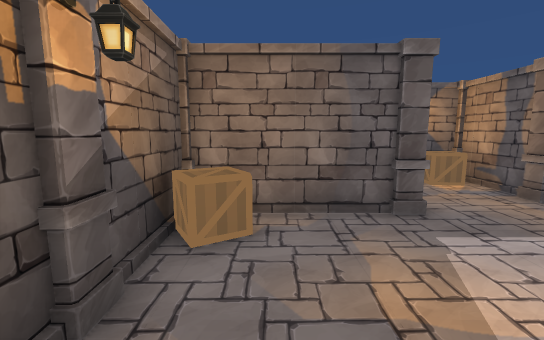
view 1 (above)

18 first-person views from a walk through a 3-D level made in the Unity game engine. The camera is 1.5 m above the floor, tilts 8° down and sees 90° across. Doors are open. The floor is counted in squares, 1 m on a side. Each view is taken from the middle of a square. On the plan, view 1 faces up. The plan holds only what a view shows up to about 14 squares ahead; the rest is blank. Some animated figures are not drawn.

view 2
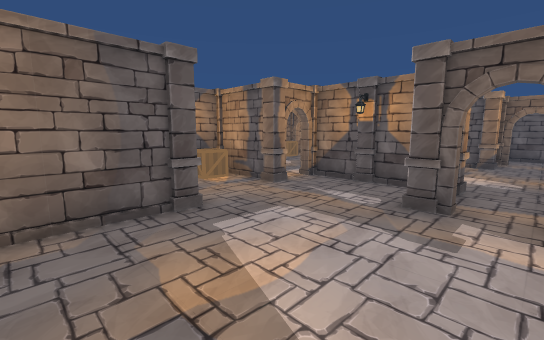

view 3
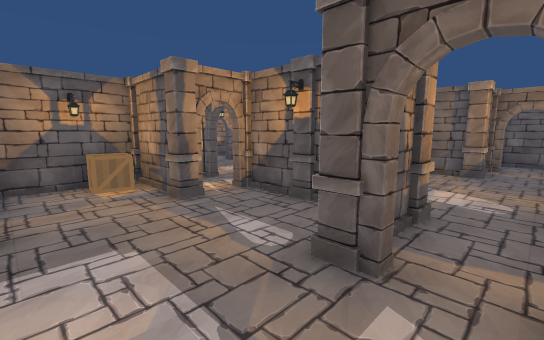

view 4
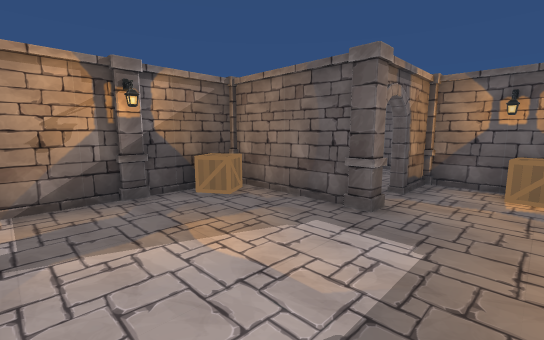

view 5
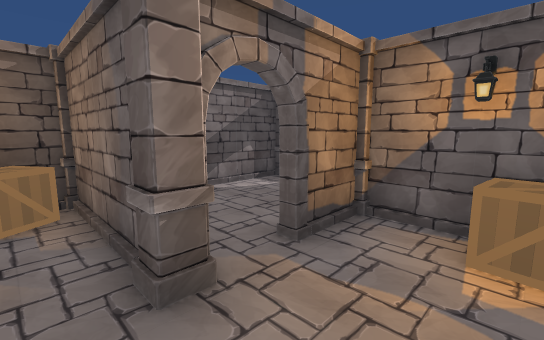

view 6
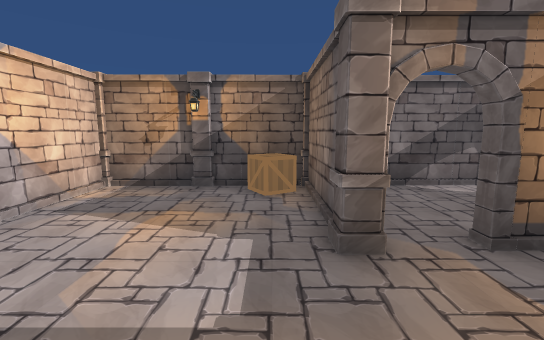

view 7
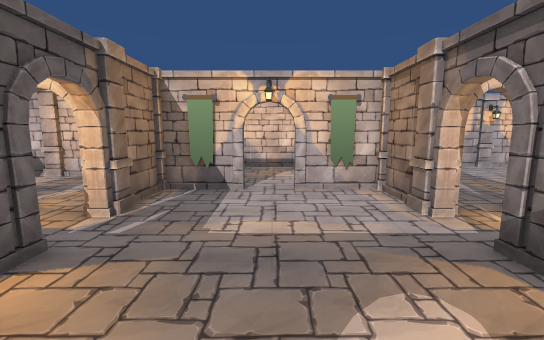

view 8
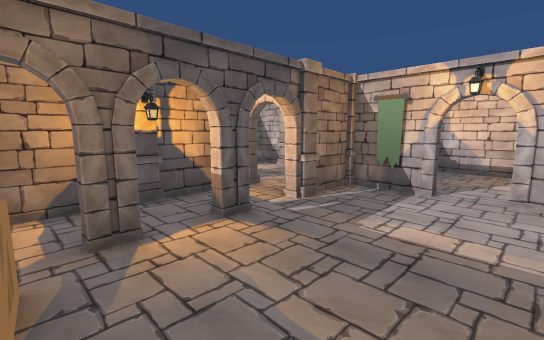

view 9
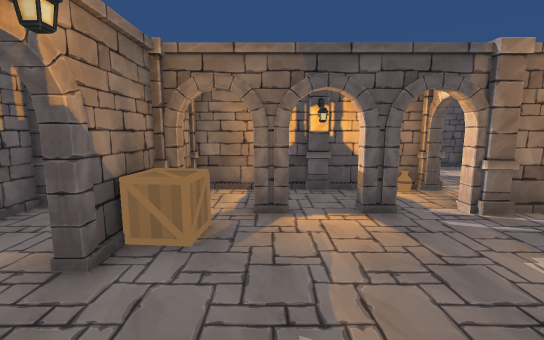

view 10
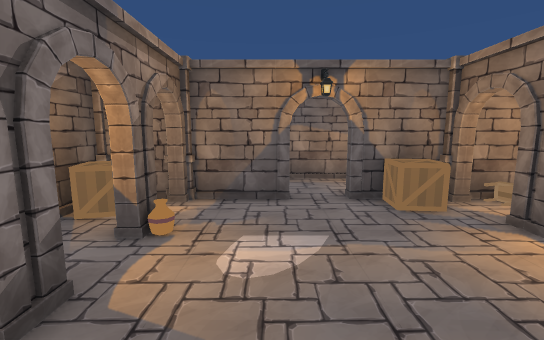

view 11
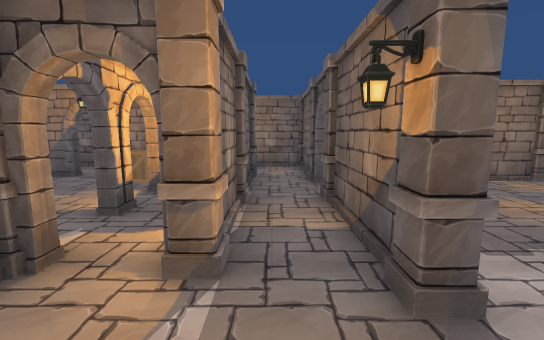

view 12
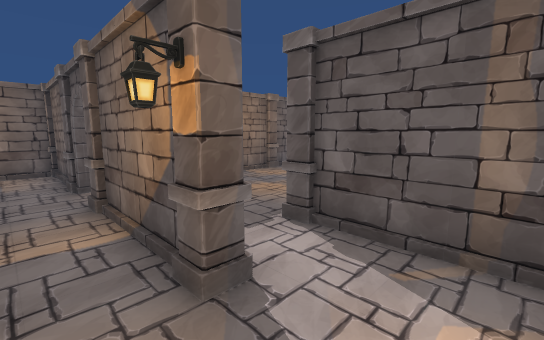

view 13
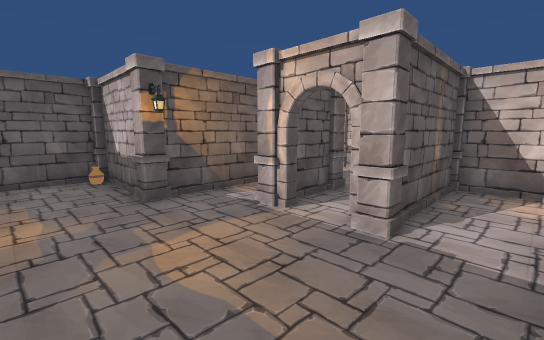

view 14
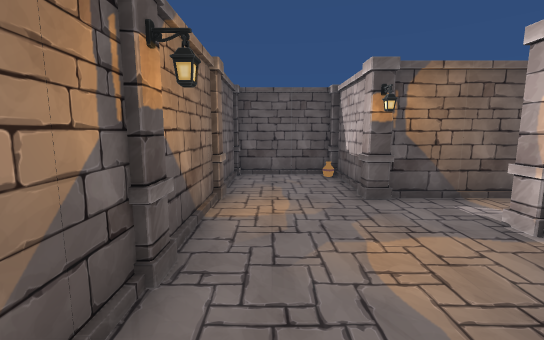

view 15
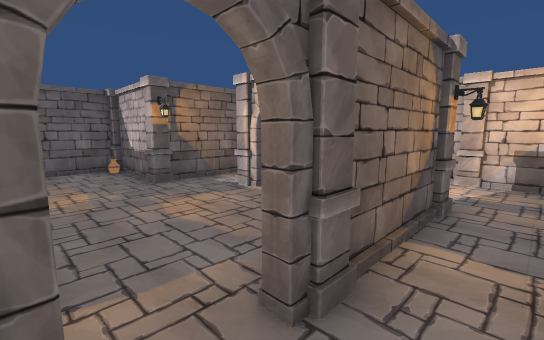

view 16
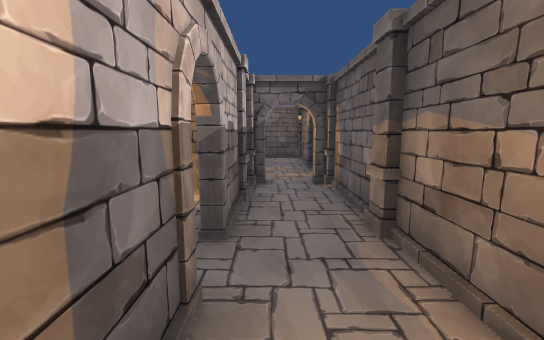

view 17
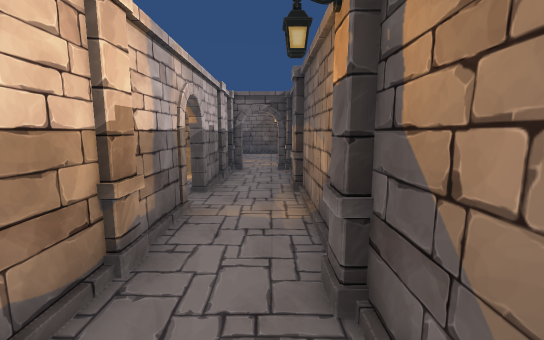

view 18
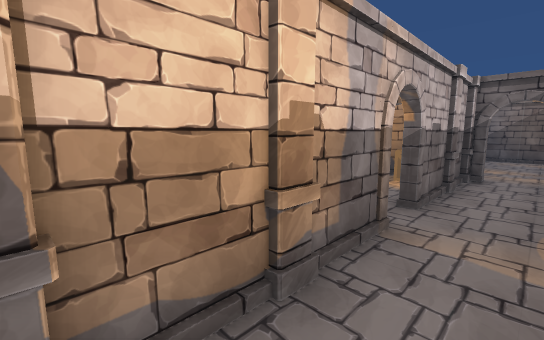

### Floor plan
Points are (right, up) in squares from view 1. A wall is a line through its corners. A room is listed if a view was taken in it or the views show most of it. See-through windows are left out.
Room 1 (views 1, 2, 3, 4, 5, 6)
walls: (2.4, 5) (-1.6, 5) (-1.5, -0.7) (2.9, -0.7); (6, 6.4) (6, 8.5); (7.9, 2.5) (7.9, 5.5); (2.6, 8.4) (2.6, 6.8); (5.5, 8.7) (3.4, 8.7)
ways out: open door at (7, 6) to room 2; open door at (2.5, 6); gap at (6, 0.5)
objects: pillar (-2, 2) to (-1, 2); box (-1, 3) to (0, 4); pillar (2, -1); pillar (3, 5); box (5, 8); pillar (6, 2); pillar (6, 6); pillar (8, 4)
Room 2 (views 7, 8, 9, 10)
walls: (8.1, 8.4) (8.1, 7.6); (13.9, 7.6) (13.9, 8.4); (7.9, 7.6) (7.9, 8.2); (14.2, 8.4) (14.2, 7.6); (13.9, 9.6) (13.9, 10.4); (14.1, 9.7) (13.7, 10); (8.1, 10.4) (8.1, 9.6); (8.1, 5.5) (8.1, 4.5); (10.5, 12.1) (8.5, 12.1); (11.8, 3.9) (13.5, 3.9); (12.6, 12.1) (11.8, 12.1); (13.9, 4.5) (13.9, 5.6); (8.5, 3.9) (10.5, 3.9); (16.1, 6.5) (16.1, 8.5); (16.1, 9.5) (16.1, 11.5); (7.6, 12.1) (6.2, 12.1); (15.5, 12.1) (14.5, 12.1); (6.1, 12.9) (6.1, 10.1)
ways out: open door at (7, 6) to room 1; open door at (15, 6) to room 3; open door at (11, 12) to room 5; open door at (11, 4)
objects: pillar (6, 9); box (7, 11); pillar (8, 6); pillar (8, 12); box (13, 11) to (13, 12); pillar (14, 6); pillar (14, 12)
Room 3 (views 11, 12)
walls: (18.3, 5.5) (18.3, 8.6); (18.6, 1.7) (20.5, 1.7); (16.9, 1.7) (17.5, 1.7); (20.6, 2.5) (20.6, 5.5); (16.3, 8.4) (16.3, 6.9)
ways out: open door at (15, 6) to room 2; opening at (19.2, 6.8) to room 4
objects: pillar (14, 4); pillar (16, 2); pillar (16, 6); pillar (18, 2); lamp (18, 5); pillar (19, 5); pillar (21, 6)
Room 4 (views 13, 14, 15)
walls: (25.8, 7.7) (28.6, 7.7) (28.6, 11.2); (25.1, 4.5) (25.1, 7.4); (16.1, 8.5) (16.1, 9.5); (16.3, 11.4) (16.3, 10.5); (28.4, 11.3) (20.1, 11.3)
ways out: opening at (19.2, 6.8) to room 3; opening at (17, 11.5) to room 5; open door at (22, 6)
objects: pillar (16, 9); pillar (18, 9) to (19, 9); pillar (18, 11); pillar (22, 11) to (22, 12); pillar (23, 6); pillar (25, 8); pillar (25, 11) to (25, 12)
Room 5 (views 16, 17, 18)
walls: (11.8, 12.3) (12.6, 12.3); (14.5, 12.3) (15.6, 12.3); (17.5, 14.8) (6.2, 14.8); (6.2, 12.3) (10.4, 12.3); (18.3, 12.6) (18.3, 14.5)
ways out: open door at (11, 12) to room 2; opening at (17, 11.5) to room 4
objects: pillar (10, 15); pillar (15, 15); pillar (16, 12)

Where each view was taken, in squares from view 1:
view 1: 0 up, 0 right, facing up
view 2: 0 up, 0 right, facing up-right
view 3: 0 up, 3 right, facing up-right
view 4: 0 up, 5 right, facing up-left
view 5: 4 up, 5 right, facing up-left
view 6: 4 up, 6 right, facing left
view 7: 11 up, 11 right, facing down
view 8: 11 up, 10 right, facing down-right
view 9: 10 up, 9 right, facing right
view 10: 6 up, 10 right, facing up
view 11: 3 up, 17 right, facing up
view 12: 3 up, 17 right, facing up-right
view 13: 10 up, 19 right, facing down-right
view 14: 10 up, 19 right, facing right
view 15: 11 up, 17 right, facing down-right
view 16: 13 up, 14 right, facing left
view 17: 14 up, 17 right, facing left
view 18: 14 up, 16 right, facing down-left
